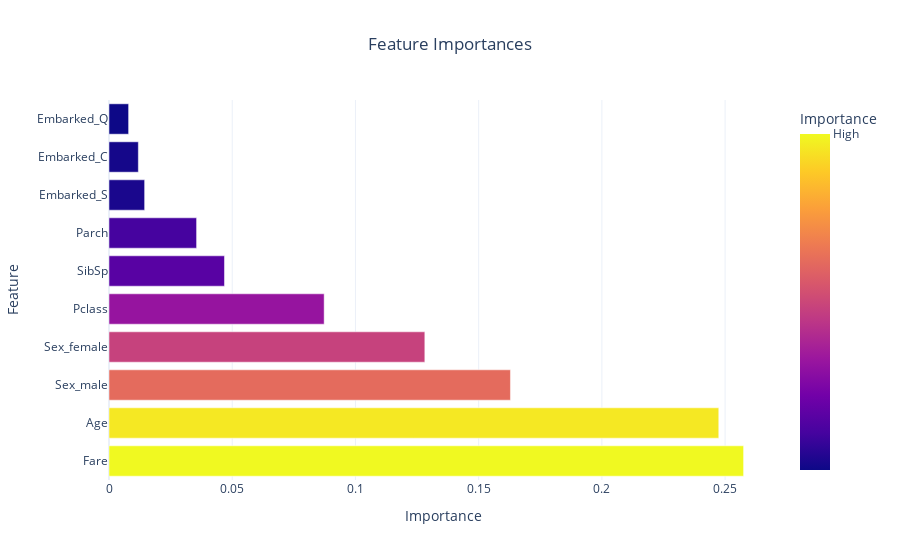

Here is the notebook cell this chart was saved with:
### Code cell
import pandas as pd
import plotly.express as px

# Get the feature importances from the trained model
importances = model.feature_importances_
feature_names = X.columns

# Create a DataFrame of feature importances
importance_df = pd.DataFrame({'Feature': feature_names, 'Importance': importances})

# Sort the DataFrame by importance in descending order
importance_df = importance_df.sort_values('Importance', ascending=False)

# Create a bar plot using Plotly
fig = px.bar(
    importance_df,
    x='Importance',
    y='Feature',
    orientation='h',
    color='Importance',
    labels={'Importance': 'Feature Importance'},
    title='Feature Importances'
)

fig.update_layout(
    title={'x': 0.5},
    yaxis={'title': 'Feature'},
    xaxis={'title': 'Importance'},
    coloraxis_colorbar=dict(
        title='Importance',
        tickvals=[0, max(importances)],
        ticktext=['Low', 'High']
    ),
    template='plotly_white'
)

fig.show()

### Figure 1 — Plotly figure (JSON) as saved in the notebook; plotly's stock layout.template omitted (floating-point values rounded to 4 significant figures)
{"data": [{"alignmentgroup": "True", "hovertemplate": "Feature Importance=%{marker.color}<br>Feature=%{y}<extra></extra>", "legendgroup": "", "marker": {"color": [0.2575, 0.2474, 0.1629, 0.1282, 0.0873, 0.04685, 0.03554, 0.01446, 0.01191, 0.007957], "coloraxis": "coloraxis", "pattern": {"shape": ""}}, "name": "", "offsetgroup": "", "orientation": "h", "showlegend": false, "textposition": "auto", "type": "bar", "x": [0.2575, 0.2474, 0.1629, 0.1282, 0.0873, 0.04685, 0.03554, 0.01446, 0.01191, 0.007957], "xaxis": "x", "y": ["Fare", "Age", "Sex_male", "Sex_female", "Pclass", "SibSp", "Parch", "Embarked_S", "Embarked_C", "Embarked_Q"], "yaxis": "y"}], "layout": {"barmode": "relative", "coloraxis": {"colorbar": {"ticktext": ["Low", "High"], "tickvals": [0, 0.2575], "title": {"text": "Importance"}}, "colorscale": [[0, "#0d0887"], [0.1111, "#46039f"], [0.2222, "#7201a8"], [0.3333, "#9c179e"], [0.4444, "#bd3786"], [0.5556, "#d8576b"], [0.6667, "#ed7953"], [0.7778, "#fb9f3a"], [0.8889, "#fdca26"], [1, "#f0f921"]]}, "legend": {"tracegroupgap": 0}, "title": {"text": "Feature Importances", "x": 0.5}, "xaxis": {"anchor": "y", "domain": [0, 1], "title": {"text": "Importance"}}, "yaxis": {"anchor": "x", "domain": [0, 1], "title": {"text": "Feature"}}}}
